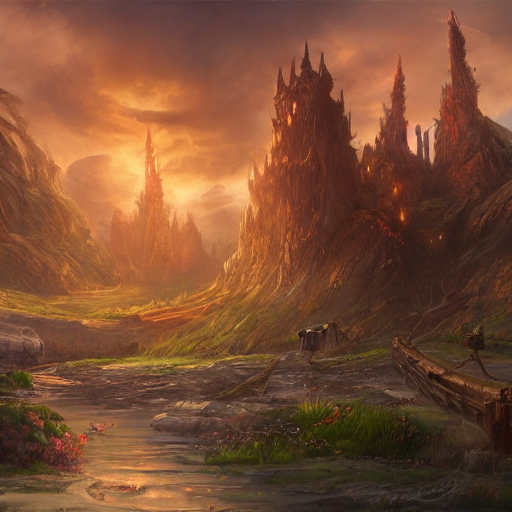

This figure's Python source:
import torch
from diffusers import StableDiffusionPipeline

prompt = "A fantasy landscape, trending on artstation"
model = "runwayml/stable-diffusion-v1-5"

if torch.backends.mps.is_available():
    device = "mps"
    dtype = torch.float16
elif torch.cuda.is_available():
    device = "cuda"
    dtype = torch.float16
else:
    device = "cpu"
    dtype = torch.float32

pipe = StableDiffusionPipeline.from_pretrained(
    model,
    torch_dtype=dtype,
    safety_checker=None
)
pipe = pipe.to(device)

image = pipe(prompt, num_inference_steps=20, guidance_scale=7.5).images[0]
image.save("test_sd_m1.png")
print("Image saved as test_sd_m1.png") 